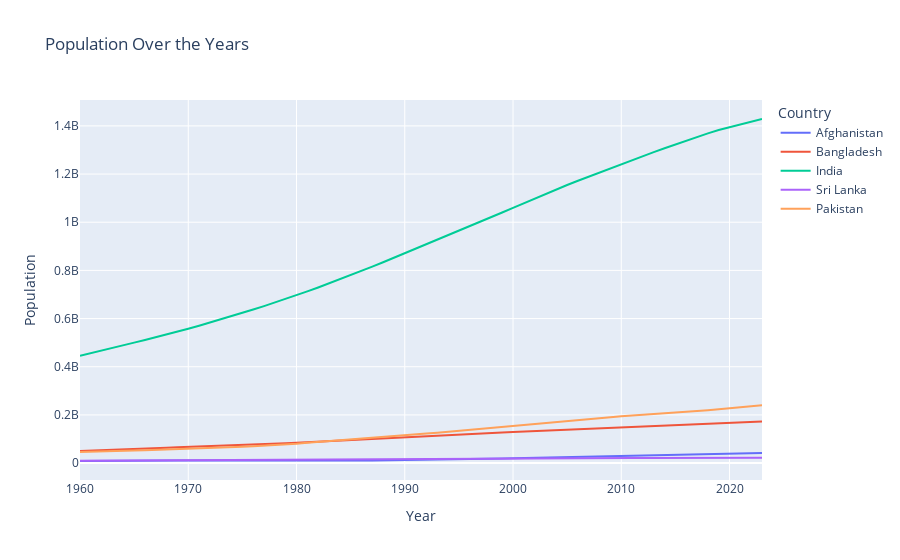

The code cell stored with this chart in its notebook:
### Code cell
# lineplot using `years` on the x-axis and `total population` on the y-axis
import plotly.express as px

fig = px.line(data, x='Year', 
              y='Population', 
              color='Country',
              title='Population Over the Years')
fig.show()
